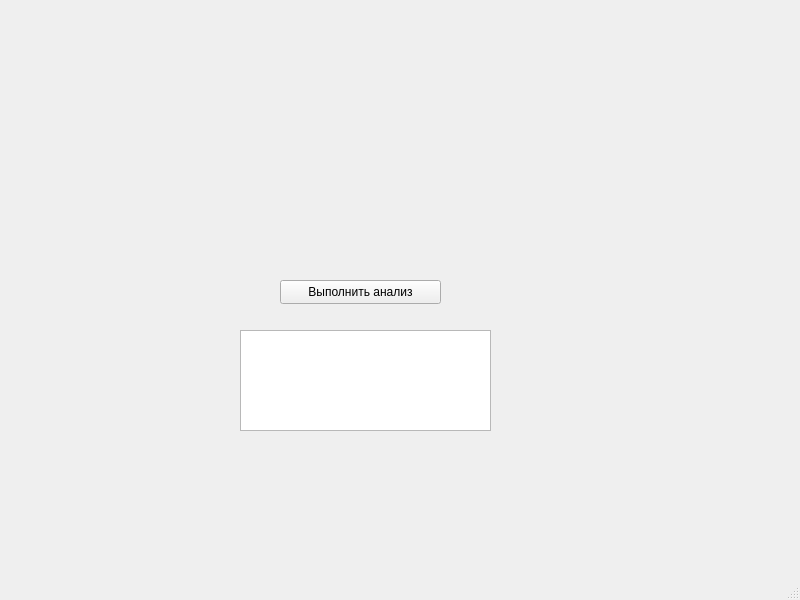
<?xml version="1.0" encoding="UTF-8"?>
<ui version="4.0">
 <class>MainWindow</class>
 <widget class="QMainWindow" name="MainWindow">
  <property name="geometry">
   <rect>
    <x>0</x>
    <y>0</y>
    <width>800</width>
    <height>600</height>
   </rect>
  </property>
  <property name="windowTitle">
   <string>MainWindow</string>
  </property>
  <widget class="QWidget" name="centralwidget">
   <widget class="QPushButton" name="buttonProcess">
    <property name="geometry">
     <rect>
      <x>280</x>
      <y>280</y>
      <width>161</width>
      <height>24</height>
     </rect>
    </property>
    <property name="text">
     <string>Выполнить анализ</string>
    </property>
   </widget>
   <widget class="QTextEdit" name="textEditResult">
    <property name="geometry">
     <rect>
      <x>240</x>
      <y>330</y>
      <width>251</width>
      <height>101</height>
     </rect>
    </property>
   </widget>
  </widget>
  <widget class="QMenuBar" name="menubar">
   <property name="geometry">
    <rect>
     <x>0</x>
     <y>0</y>
     <width>800</width>
     <height>22</height>
    </rect>
   </property>
  </widget>
  <widget class="QStatusBar" name="statusbar"/>
 </widget>
 <resources/>
 <connections/>
</ui>
